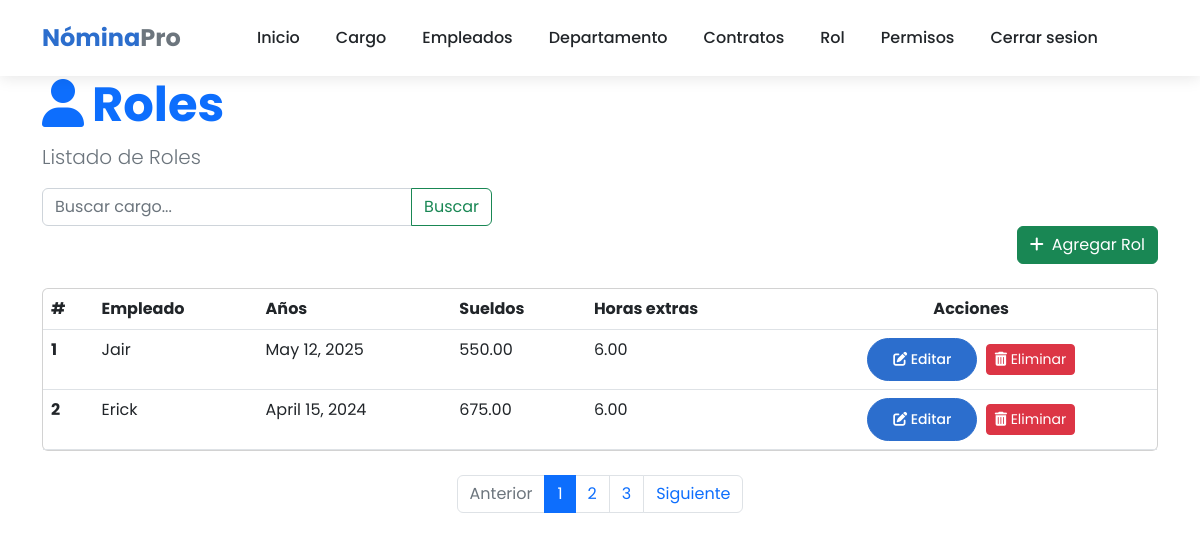
/nomina/list_rol (signed in), run on an earlier commit of the app's database.
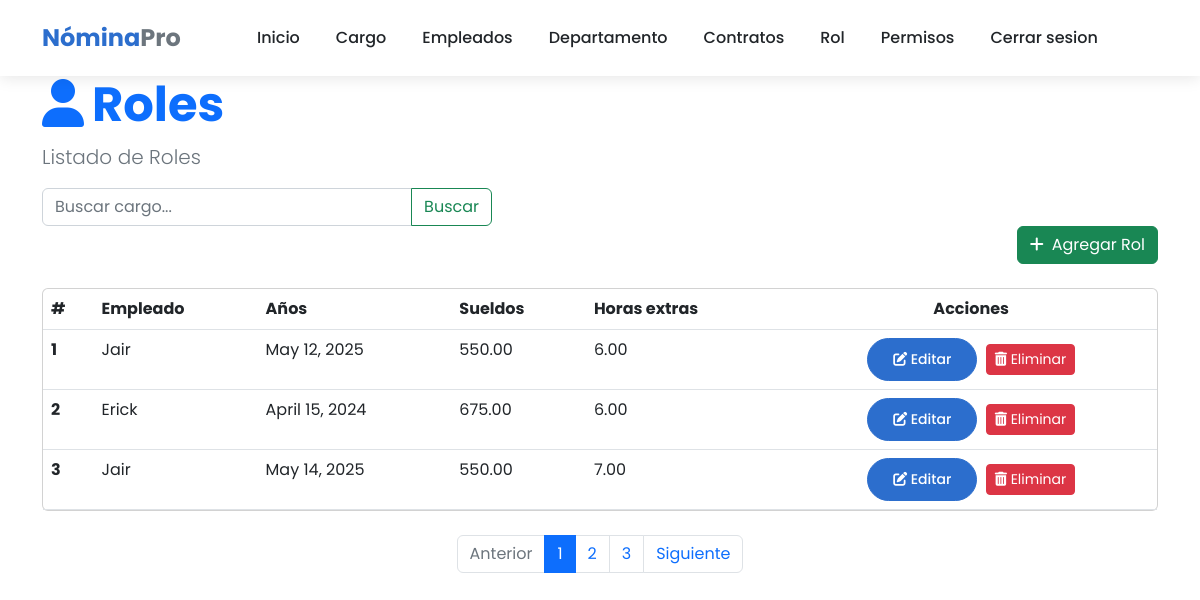
And on a later commit of the database.
### core/models.py (models this page shows, shortened)
class Rol(models.Model):
    empleado = models.ForeignKey(Empleado, on_delete=models.CASCADE)
    aniomes = models.DateField()#202501
    sueldo = models.DecimalField(max_digits=10, decimal_places=2)
    horas_extra = models.DecimalField(max_digits=10, decimal_places=2)
    bono = models.DecimalField(max_digits=10, decimal_places=2)
    iess = models.DecimalField(max_digits=10, decimal_places=2)
    tot_ing = models.DecimalField(max_digits=10, decimal_places=2)
    tot_des = models.DecimalField(max_digits=10, decimal_places=2)
    neto = models.DecimalField(max_digits=10, decimal_places=2)

class Empleado(models.Model):
    SEXO_CHOICES = [
    ('M', 'Masculino'),
    ('F', 'Femenino'),
    ]
    nombre = models.CharField(max_length=100)
    cedula = models.CharField(max_length=20, unique=True)
    direccion = models.TextField()
    sexo = models.CharField(max_length=1, choices=SEXO_CHOICES)
    sueldo = models.DecimalField(max_digits=10, decimal_places=2)
    cargo = models.ForeignKey(Cargo, on_delete=models.CASCADE)
    departamento = models.ForeignKey(Departamento, on_delete=models.CASCADE)
    tipo_contrato = models.ForeignKey(TipoContrato, on_delete=models.CASCADE)
    def __str__(self):
        return self.nombre

### core/views.py (the view)
# urls.py: path('list_rol', views.list_rol, name="list_rol"),
@login_required
def list_rol (request):
    query = request.GET.get('q',None)
    print(query)
    if query: roles = Rol.objects.filter(empleado__nombre__icontains=query)
    else: roles = Rol.objects.all()
    context = {'roles': roles, 'title': 'Listado de nomina'}
    return render(request, 'roles/list.html', context)

### template/roles/list.html (shortened to what this page needs)
{% extends "home.html" %}
{% block content %}
<div class="container">
    <header class="page-header">
        <h1 class="display-5 fw-bold text-primary">
            <i class="fas fa-user me-2"></i>Roles
        </h1>
        <p class="lead text-muted">Listado de Roles</p>
    </header>
    <form action="" style="max-width: 450px;">
        <div class="input-group">
            <input type="text" class="form-control" placeholder="Buscar cargo..." name="q" value="{{ request.GET.q }}">
            <button class="btn btn-outline-success" data-bs-toggle="tooltip" data-bs-title="Escriba parte del apellido y click en buscar">
                Buscar
            </button>
        </div>
    </form>
    <div class="d-flex justify-content-end mb-4">
        <a class="btn btn-success text-white"  href="{% url 'core:create_rol' %}">
            <i class="fas fa-plus me-2"></i>Agregar Rol
        </a>
    </div>
    <div class="card mb-4">
        <div class="card-body p-0">
            <div class="table-responsive">
                <table class="table table-hover mb-0">
                    <thead>
                        <tr>
                            <th scope="col">#</th>
                            <th scope="col">Empleado</th>
                            <th scope="col">Años</th>
                            <th scope="col">Sueldos</th>
                            <th scope="col">Horas extras</th>
                            <th scope="col" class="text-center">Acciones</th>
                    </thead>
                    <tbody>
                       {% for rol in roles %}
                        <tr>
                            <th scope="row">{{rol.id}}</th>
                            <td>{{rol.empleado}}</td>
                            <td>{{rol.aniomes}}</td>
                            <td>{{rol.sueldo}}</td>
                            <td>{{rol.horas_extra}}</td>
                            <td class="text-center">
                                <a href="{% url 'core:update_rol' rol.id %}" class="btn btn-sm btn-primary me-1">
                                    <i class="fas fa-edit"></i> Editar
                                </a>
                                <a  href="{% url 'core:delete_rol' rol.id %}" class="btn btn-sm btn-danger">
                                    <i class="fas fa-trash-alt"></i> Eliminar
                                </a>
                            </td>
                        </tr>
                       {% endfor %}
                    </tbody>
                </table>
            </div>
        </div>
    </div>
    <nav aria-label="Page navigation" class="mb-4">
        <ul class="pagination justify-content-center">
            <li class="page-item disabled">
                <a class="page-link" href="#" tabindex="-1" aria-disabled="true">Anterior</a>
            </li>
            <li class="page-item active"><a class="page-link" href="#">1</a></li>
            <li class="page-item"><a class="page-link" href="#">2</a></li>
            <li class="page-item"><a class="page-link" href="#">3</a></li>
            <li class="page-item">
                <a class="page-link" href="#">Siguiente</a>
            </li>
        </ul>
    </nav>
</div>
{% endblock %}

What changed in the data, as far as the page shows it:
added Rol: id "3", empleado "Jair", aniomes "May 14, 2025", sueldo "550.00", horas_extra "7.00"
